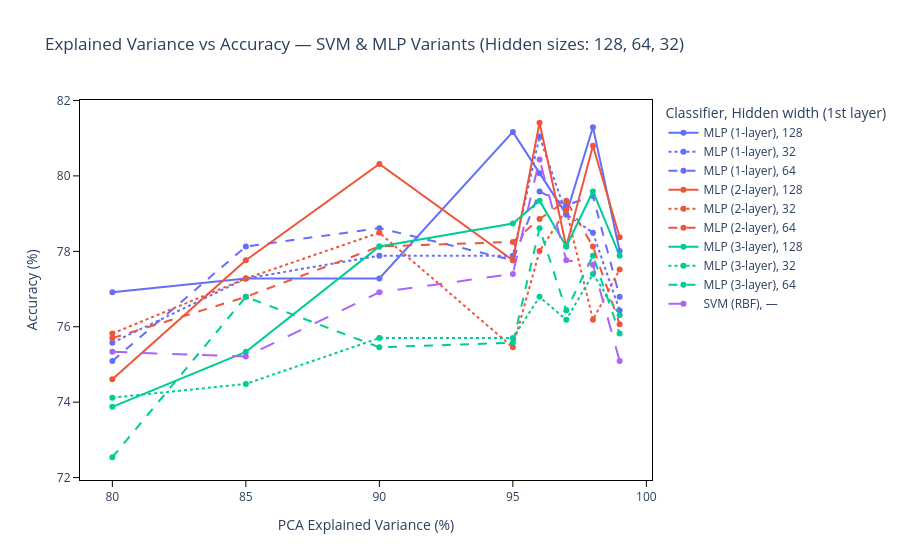

Notebook code for this chart:
### Markdown cell above
# Classical Experiments

### Code cell
# === PCA EV sweep with fixed nb_hidden {256,128,64,32} + loops.train/test + Plotly ===
torch.manual_seed(42)
np.random.seed(42)

explained_variances = [0.80, 0.85, 0.90, 0.95, 0.96, 0.97, 0.98, 0.99]
hidden_grid = [128, 64, 32]   # fixed hidden sizes
batch_size = 32
epochs = 20
model_dir = "./final_model_paths"
os.makedirs(model_dir, exist_ok=True)

y_all = P2_df_Y.squeeze().astype(int).values
idx_all = np.arange(len(y_all))
train_idx, test_idx = train_test_split(
    idx_all, test_size=0.1, random_state=42, stratify=y_all
)

results = []

device_str = "cuda" if torch.cuda.is_available() else (
    "mps" if torch.backends.mps.is_available() else "cpu"
)

def get_input_dim(X: np.ndarray) -> int:
    # Scalar feature count even if features are not strictly 2D
    return int(np.prod(X.shape[1:]))

for ev in explained_variances:
    # PCA features via Extract_Features
    P2_PCA = Extract_Features(P2_df_X, P2_df_Y, feature="pca", explained_variance=ev)

    # Torch datasets for loops
    full_ds = P2_PCA
    train_ds = Subset(full_ds, train_idx.tolist())
    test_ds  = Subset(full_ds, test_idx.tolist())

    train_loader = DataLoader(train_ds, batch_size=batch_size, shuffle=True, drop_last=False)
    test_loader  = DataLoader(test_ds, batch_size=batch_size, shuffle=False, drop_last=False)

    # Numpy arrays for SVM + meta
    X = P2_PCA.get_samples()
    y = P2_PCA.get_labels().squeeze().astype(int)
    X_train, X_test = X[train_idx], X[test_idx]
    y_train, y_test = y[train_idx], y[test_idx]

    input_dim = get_input_dim(X_train)
    num_classes = int(np.unique(y_all).size)

    # SVM baseline
    scaler = StandardScaler()
    X_train_s = scaler.fit_transform(X_train)
    X_test_s  = scaler.transform(X_test)

    svm = SVC(kernel="rbf", C=100, gamma="scale", random_state=42)
    svm.fit(X_train_s, y_train)
    svm_acc = accuracy_score(y_test, svm.predict(X_test_s))

    results.append({
        "explained_variance": int(ev * 100),
        "model": "SVM (RBF)",
        "nb_hidden": "—",
        "accuracy": svm_acc * 100,   # store as percentage number
        "input_dim": input_dim,
        "hidden_layers": "—"
    })

    # Only MLP 2-layer and 3-layer
    for h in hidden_grid:


        common_kwargs = {
            "nb_hidden": int(h),
            "input_dim": int(input_dim),
            "output_dim": int(num_classes),
            "dropout_rate": 0.2
        }

        mlp_runs = [
            ("MLP", "MLP (1-layer)", "mlp1", [h]),
            ("MLP_2_layer", "MLP (2-layer)", "mlp2", [h, h // 2]),
            ("MLP_3_layer", "MLP (3-layer)", "mlp3", [h, h // 2, h // 4]),
        ]

        for ctor_name, pretty, tag, hidden_list in mlp_runs:
            model_ctor = globals().get(ctor_name, getattr(classify, ctor_name))
            model = model_ctor(**common_kwargs)

            model_path = os.path.join(model_dir, f"{tag}_ev{int(ev*100)}_h{h}_P1.pth")

            # Train
            buf = io.StringIO()
            with contextlib.redirect_stdout(buf):
                loops.train(
                    model=model,
                    model_path=model_path,
                    train_loader=train_loader,
                    val=False,
                    val_loader=None,
                    batch_size=batch_size,
                    lr=1e-3,
                    weight_decay=0,
                    optim="adam",
                    epochs=epochs,
                )


            # Test
            buf = io.StringIO()
            with contextlib.redirect_stdout(buf):
                test_results = loops.test(
                    model=model,
                    model_path=model_path,
                    test_loader=test_loader,
                    report=False,
                    score=True,
                    device=device_str
                )

            acc = test_results["accuracy"]

            results.append({
                "explained_variance": int(ev * 100),
                "model": pretty,
                "nb_hidden": str(h),
                "accuracy": acc * 100,
                "input_dim": input_dim,
                "hidden_layers": f"H={hidden_list}"
            })
    print(f"Finished explained variance = {int(ev * 100)}")

# ---- Results & Plot ----
df_res = (
    pd.DataFrame(results)
    .sort_values(["explained_variance", "model", "nb_hidden"])
    .reset_index(drop=True)
)

# # ---- Figure dataframe (exclude MLP 1-layer only from plot) ----
# df_plot = df_res[df_res["model"] != "MLP (1-layer)"].copy()

fig = px.line(
    df_res,
    x="explained_variance",
    y="accuracy",
    color="model",
    line_dash="nb_hidden",
    markers=True,
    title="Explained Variance vs Accuracy — SVM & MLP Variants (Hidden sizes: 128, 64, 32)",
    labels={
        "explained_variance": "PCA Explained Variance (%)",
        "accuracy": "Accuracy (%)",
        "model": "Classifier",
        "nb_hidden": "Hidden width (1st layer)",
    },
    hover_data={"input_dim": True, "hidden_layers": True, "accuracy": ":.2f"}
)

fig.update_layout(
    hovermode="x unified",
    plot_bgcolor="white",
    paper_bgcolor="white",
    xaxis=dict(
        automargin=True,
        showgrid=False,
        showline=True,
        linecolor="black",
        linewidth=1,
        mirror=True,
        ticks="outside",
        ticklen=6,
        tickwidth=1,
        tickcolor="black"
    ),
    yaxis=dict(
        automargin=True,
        showgrid=False,
        showline=True,
        linecolor="black",
        linewidth=1,
        mirror=True,
        ticks="outside",
        ticklen=6,
        tickwidth=1,
        tickcolor="black"
    )
)

# ---- Save figure ----
save_dir = "../../assets/phase2_report_assets"
os.makedirs(save_dir, exist_ok=True)

png_path = os.path.join(save_dir, "pca_ev_sweep_accuracy_p2.png")
html_path = os.path.join(save_dir, "pca_ev_sweep_accuracy_p2.html")

fig.write_html(html_path)
fig.write_image(png_path, width=1400, height=800, scale=2)

print(f"Saved interactive figure to: {html_path}")
print(f"Saved static figure to: {png_path}")

fig.show()

pd.set_option("display.max_rows", None)
display(df_res)

### Figure 1 — Plotly figure (JSON) as saved in the notebook; plotly's stock layout.template omitted (floating-point values rounded to 4 significant figures)
{"data": [{"customdata": [[99, "H=[128]"], [124, "H=[128]"], [161, "H=[128]"], [241, "H=[128]"], [272, "H=[128]"], [318, "H=[128]"], [396, "H=[128]"], [561, "H=[128]"]], "hovertemplate": "Classifier=MLP (1-layer)<br>Hidden width (1st layer)=128<br>PCA Explained Variance (%)=%{x}<br>Accuracy (%)=%{y:.2f}<br>input_dim=%{customdata[0]}<br>hidden_layers=%{customdata[1]}<extra></extra>", "legendgroup": "MLP (1-layer), 128", "line": {"color": "#636efa", "dash": "solid"}, "marker": {"symbol": "circle"}, "mode": "lines+markers", "name": "MLP (1-layer), 128", "orientation": "v", "showlegend": true, "type": "scatter", "x": [80, 85, 90, 95, 96, 97, 98, 99], "xaxis": "x", "y": [76.91, 77.28, 77.28, 81.17, 80.07, 78.98, 81.29, 78.01], "yaxis": "y"}, {"customdata": [[99, "H=[32]"], [124, "H=[32]"], [161, "H=[32]"], [241, "H=[32]"], [272, "H=[32]"], [318, "H=[32]"], [396, "H=[32]"], [561, "H=[32]"]], "hovertemplate": "Classifier=MLP (1-layer)<br>Hidden width (1st layer)=32<br>PCA Explained Variance (%)=%{x}<br>Accuracy (%)=%{y:.2f}<br>input_dim=%{customdata[0]}<br>hidden_layers=%{customdata[1]}<extra></extra>", "legendgroup": "MLP (1-layer), 32", "line": {"color": "#636efa", "dash": "dot"}, "marker": {"symbol": "circle"}, "mode": "lines+markers", "name": "MLP (1-layer), 32", "orientation": "v", "showlegend": true, "type": "scatter", "x": [80, 85, 90, 95, 96, 97, 98, 99], "xaxis": "x", "y": [75.58, 77.28, 77.89, 77.89, 81.04, 78.98, 78.49, 76.43], "yaxis": "y"}, {"customdata": [[99, "H=[64]"], [124, "H=[64]"], [161, "H=[64]"], [241, "H=[64]"], [272, "H=[64]"], [318, "H=[64]"], [396, "H=[64]"], [561, "H=[64]"]], "hovertemplate": "Classifier=MLP (1-layer)<br>Hidden width (1st layer)=64<br>PCA Explained Variance (%)=%{x}<br>Accuracy (%)=%{y:.2f}<br>input_dim=%{customdata[0]}<br>hidden_layers=%{customdata[1]}<extra></extra>", "legendgroup": "MLP (1-layer), 64", "line": {"color": "#636efa", "dash": "dash"}, "marker": {"symbol": "circle"}, "mode": "lines+markers", "name": "MLP (1-layer), 64", "orientation": "v", "showlegend": true, "type": "scatter", "x": [80, 85, 90, 95, 96, 97, 98, 99], "xaxis": "x", "y": [75.09, 78.13, 78.61, 77.76, 79.59, 79.22, 79.47, 76.79], "yaxis": "y"}, {"customdata": [[99, "H=[128, 64]"], [124, "H=[128, 64]"], [161, "H=[128, 64]"], [241, "H=[128, 64]"], [272, "H=[128, 64]"], [318, "H=[128, 64]"], [396, "H=[128, 64]"], [561, "H=[128, 64]"]], "hovertemplate": "Classifier=MLP (2-layer)<br>Hidden width (1st layer)=128<br>PCA Explained Variance (%)=%{x}<br>Accuracy (%)=%{y:.2f}<br>input_dim=%{customdata[0]}<br>hidden_layers=%{customdata[1]}<extra></extra>", "legendgroup": "MLP (2-layer), 128", "line": {"color": "#EF553B", "dash": "solid"}, "marker": {"symbol": "circle"}, "mode": "lines+markers", "name": "MLP (2-layer), 128", "orientation": "v", "showlegend": true, "type": "scatter", "x": [80, 85, 90, 95, 96, 97, 98, 99], "xaxis": "x", "y": [74.61, 77.76, 80.32, 77.76, 81.41, 78.13, 80.8, 78.37], "yaxis": "y"}, {"customdata": [[99, "H=[32, 16]"], [124, "H=[32, 16]"], [161, "H=[32, 16]"], [241, "H=[32, 16]"], [272, "H=[32, 16]"], [318, "H=[32, 16]"], [396, "H=[32, 16]"], [561, "H=[32, 16]"]], "hovertemplate": "Classifier=MLP (2-layer)<br>Hidden width (1st layer)=32<br>PCA Explained Variance (%)=%{x}<br>Accuracy (%)=%{y:.2f}<br>input_dim=%{customdata[0]}<br>hidden_layers=%{customdata[1]}<extra></extra>", "legendgroup": "MLP (2-layer), 32", "line": {"color": "#EF553B", "dash": "dot"}, "marker": {"symbol": "circle"}, "mode": "lines+markers", "name": "MLP (2-layer), 32", "orientation": "v", "showlegend": true, "type": "scatter", "x": [80, 85, 90, 95, 96, 97, 98, 99], "xaxis": "x", "y": [75.82, 77.28, 78.49, 75.46, 78.01, 79.1, 76.18, 77.52], "yaxis": "y"}, {"customdata": [[99, "H=[64, 32]"], [124, "H=[64, 32]"], [161, "H=[64, 32]"], [241, "H=[64, 32]"], [272, "H=[64, 32]"], [318, "H=[64, 32]"], [396, "H=[64, 32]"], [561, "H=[64, 32]"]], "hovertemplate": "Classifier=MLP (2-layer)<br>Hidden width (1st layer)=64<br>PCA Explained Variance (%)=%{x}<br>Accuracy (%)=%{y:.2f}<br>input_dim=%{customdata[0]}<br>hidden_layers=%{customdata[1]}<extra></extra>", "legendgroup": "MLP (2-layer), 64", "line": {"color": "#EF553B", "dash": "dash"}, "marker": {"symbol": "circle"}, "mode": "lines+markers", "name": "MLP (2-layer), 64", "orientation": "v", "showlegend": true, "type": "scatter", "x": [80, 85, 90, 95, 96, 97, 98, 99], "xaxis": "x", "y": [75.7, 76.79, 78.13, 78.25, 78.86, 79.34, 78.13, 76.06], "yaxis": "y"}, {"customdata": [[99, "H=[128, 64, 32]"], [124, "H=[128, 64, 32]"], [161, "H=[128, 64, 32]"], [241, "H=[128, 64, 32]"], [272, "H=[128, 64, 32]"], [318, "H=[128, 64, 32]"], [396, "H=[128, 64, 32]"], [561, "H=[128, 64, 32]"]], "hovertemplate": "Classifier=MLP (3-layer)<br>Hidden width (1st layer)=128<br>PCA Explained Variance (%)=%{x}<br>Accuracy (%)=%{y:.2f}<br>input_dim=%{customdata[0]}<br>hidden_layers=%{customdata[1]}<extra></extra>", "legendgroup": "MLP (3-layer), 128", "line": {"color": "#00cc96", "dash": "solid"}, "marker": {"symbol": "circle"}, "mode": "lines+markers", "name": "MLP (3-layer), 128", "orientation": "v", "showlegend": true, "type": "scatter", "x": [80, 85, 90, 95, 96, 97, 98, 99], "xaxis": "x", "y": [73.88, 75.33, 78.13, 78.74, 79.34, 78.13, 79.59, 77.89], "yaxis": "y"}, {"customdata": [[99, "H=[32, 16, 8]"], [124, "H=[32, 16, 8]"], [161, "H=[32, 16, 8]"], [241, "H=[32, 16, 8]"], [272, "H=[32, 16, 8]"], [318, "H=[32, 16, 8]"], [396, "H=[32, 16, 8]"], [561, "H=[32, 16, 8]"]], "hovertemplate": "Classifier=MLP (3-layer)<br>Hidden width (1st layer)=32<br>PCA Explained Variance (%)=%{x}<br>Accuracy (%)=%{y:.2f}<br>input_dim=%{customdata[0]}<br>hidden_layers=%{customdata[1]}<extra></extra>", "legendgroup": "MLP (3-layer), 32", "line": {"color": "#00cc96", "dash": "dot"}, "marker": {"symbol": "circle"}, "mode": "lines+markers", "name": "MLP (3-layer), 32", "orientation": "v", "showlegend": true, "type": "scatter", "x": [80, 85, 90, 95, 96, 97, 98, 99], "xaxis": "x", "y": [74.12, 74.48, 75.7, 75.7, 76.79, 76.18, 77.4, 76.31], "yaxis": "y"}, {"customdata": [[99, "H=[64, 32, 16]"], [124, "H=[64, 32, 16]"], [161, "H=[64, 32, 16]"], [241, "H=[64, 32, 16]"], [272, "H=[64, 32, 16]"], [318, "H=[64, 32, 16]"], [396, "H=[64, 32, 16]"], [561, "H=[64, 32, 16]"]], "hovertemplate": "Classifier=MLP (3-layer)<br>Hidden width (1st layer)=64<br>PCA Explained Variance (%)=%{x}<br>Accuracy (%)=%{y:.2f}<br>input_dim=%{customdata[0]}<br>hidden_layers=%{customdata[1]}<extra></extra>", "legendgroup": "MLP (3-layer), 64", "line": {"color": "#00cc96", "dash": "dash"}, "marker": {"symbol": "circle"}, "mode": "lines+markers", "name": "MLP (3-layer), 64", "orientation": "v", "showlegend": true, "type": "scatter", "x": [80, 85, 90, 95, 96, 97, 98, 99], "xaxis": "x", "y": [72.54, 76.79, 75.46, 75.58, 78.61, 76.43, 77.89, 75.82], "yaxis": "y"}, {"customdata": [[99, "—"], [124, "—"], [161, "—"], [241, "—"], [272, "—"], [318, "—"], [396, "—"], [561, "—"]], "hovertemplate": "Classifier=SVM (RBF)<br>Hidden width (1st layer)=—<br>PCA Explained Variance (%)=%{x}<br>Accuracy (%)=%{y:.2f}<br>input_dim=%{customdata[0]}<br>hidden_layers=%{customdata[1]}<extra></extra>", "legendgroup": "SVM (RBF), —", "line": {"color": "#ab63fa", "dash": "longdash"}, "marker": {"symbol": "circle"}, "mode": "lines+markers", "name": "SVM (RBF), —", "orientation": "v", "showlegend": true, "type": "scatter", "x": [80, 85, 90, 95, 96, 97, 98, 99], "xaxis": "x", "y": [75.33, 75.21, 76.91, 77.4, 80.44, 77.76, 77.64, 75.09], "yaxis": "y"}], "layout": {"hovermode": "x unified", "legend": {"title": {"text": "Classifier, Hidden width (1st layer)"}, "tracegroupgap": 0}, "paper_bgcolor": "white", "plot_bgcolor": "white", "title": {"text": "Explained Variance vs Accuracy — SVM & MLP Variants (Hidden sizes: 128, 64, 32)"}, "xaxis": {"anchor": "y", "automargin": true, "domain": [0, 1], "linecolor": "black", "linewidth": 1, "mirror": true, "showgrid": false, "showline": true, "tickcolor": "black", "ticklen": 6, "ticks": "outside", "tickwidth": 1, "title": {"text": "PCA Explained Variance (%)"}}, "yaxis": {"anchor": "x", "automargin": true, "domain": [0, 1], "linecolor": "black", "linewidth": 1, "mirror": true, "showgrid": false, "showline": true, "tickcolor": "black", "ticklen": 6, "ticks": "outside", "tickwidth": 1, "title": {"text": "Accuracy (%)"}}}}
